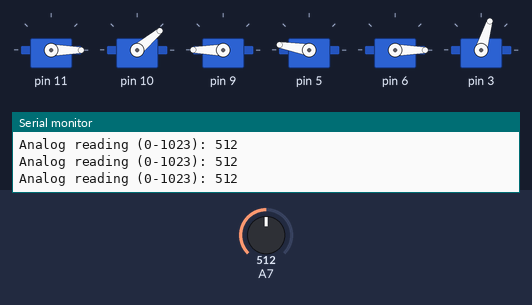
Recording of a sketch running on a simulated Arduino Nano, built with avr-gcc and run on an emulated ATmega328P. On the bench: 6 × servo, the last lines printed to the serial monitor. The test bench sets the inputs (shaded band); at power-on: A7 = 512.

Above: at 7.2 s.
7.3 s: A7 set to 482
At 7.82 s:
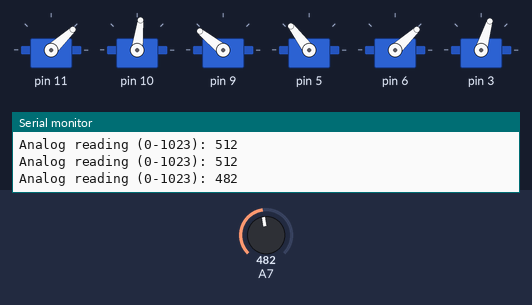
10.3 s: A7 set to 716
At 10.3 s:
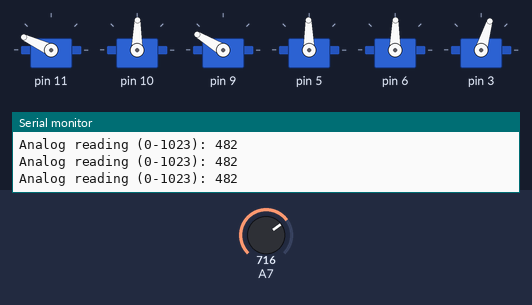
13.3 s: A7 set to 686
At 18.27 s:
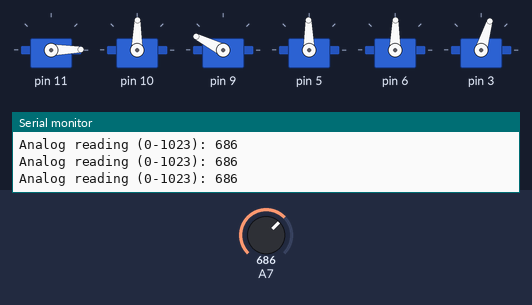
Timing chart, 0 to 27.1 s (numbered marks = the images above; inputs shaded):
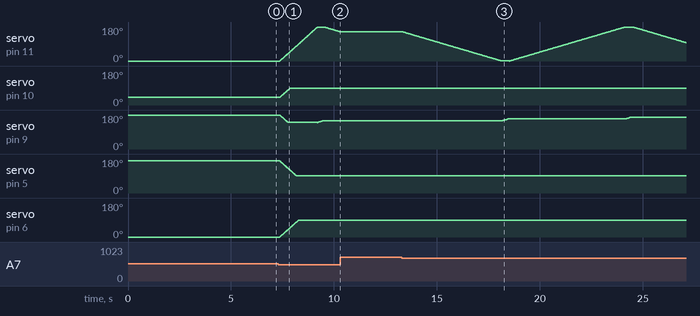

The sketch:

Heliostat_V3.ino
```cpp
#include <Braccio.h>
#include <Servo.h>

Servo base;
Servo shoulder;
Servo elbow;
Servo wrist_ver;
Servo wrist_rot;
Servo gripper;

int nd = 0; // No Delay
int nr = 90; // No Rotation
int ng = 73; // No Grip

int hr = 180; // Horizontal Rotation
int hrm = 0; // Horizontal Rotation Minimum
int hrx = 180; // Horizontal Rotation Maximum
int vr = 140; // Vertical Rotation
int vrm = 140; // Vertical Rotation Minimum
int vrx = 180; // Vertical Rotation Maximum

bool increaseHorizontalValue = true;
bool increaseVerticalValue = true;
bool moveVertically = false;
int verticalTicks = 0;

// reads the input on analog pin A0
int lightValue = 0;
int lightLevel = 0;

int savedLightLevel = 0;
int savedHr = 0;
int savedVr = 0;

int tempLightLevel = 0;
int tempHr = 0;
int tempVr = 0;

int ll0 = 0; // Light level 0
int ll1 = 100; // Light level 1
int ll2 = 200; // Light level 2
int ll3 = 300; // Light level 3
int ll4 = 400; // Light level 4
int ll5 = 500; // Light level 5
int ll6 = 600; // Light level 6
int ll7 = 700; // Light level 7
int ll8 = 800; // Light level 8
int ll9 = 900; // Light level 9
int llx = 1000; // Light level 10

void setup() {
  Serial.begin(9600);
  Braccio.begin();

  determineLightLevel();
  saveLightLevel();
}

void loop() {
  // Given inputs true/false, automate or not

  getLightValue();
  printLightValue();
  maintainLightLevel();

  //delay(1000);
}

void getLightValue(){
  // reads the input on analog pin A0
  lightValue = analogRead(A7);
}

void printLightValue(){
  // Print out the values to read in the Serial Monitor
  Serial.print("Analog reading (0-1023): ");
  Serial.println(lightValue);
}

void saveLightLevel(){
  savedLightLevel = lightLevel;
}

void saveRotation(){
  savedHr = hr;
  savedVr = vr;
}

void saveTempLightLevel(){
  tempLightLevel = lightLevel;
}

void saveTempRotation(){
  tempHr = hr;
  tempVr = vr;
}

void determineLightLevel(){

  getLightValue();
  printLightValue();

  if(lightValue - llx > 0 && lightValue - llx < 100){
    lightLevel = llx;
    Serial.println("Light Level is 10");
  }
  else if(lightValue - ll9 > 0 && lightValue - ll9 < 100){
    lightLevel = ll9;
    Serial.println("Light Level is 9");
  }
  else if(lightValue - ll8 > 0 && lightValue - ll8 < 100){
    lightLevel = ll8;
    Serial.println("Light Level is 8");
  }
  else if(lightValue - ll7 > 0 && lightValue - ll7 < 100){
    lightLevel = ll7;
    Serial.println("Light Level is 7");
  }
  else if(lightValue - ll6 > 0 && lightValue - ll6 < 100){
    lightLevel = ll6;
    Serial.println("Light Level is 6");
  }
  else if(lightValue - ll5 > 0 && lightValue - ll5 < 100){
    lightLevel = ll5;
    Serial.println("Light Level is 5");
  }
  else if(lightValue - ll4 > 0 && lightValue - ll4 < 100){
    lightLevel = ll4;
    Serial.println("Light Level is 4");
  }
  else if(lightValue - ll3 > 0 && lightValue - ll3 < 100){
    lightLevel = ll3;
    Serial.println("Light Level is 3");
  }
  else if(lightValue - ll2 > 0 && lightValue - ll2 < 100){
    lightLevel = ll2;
    Serial.println("Light Level is 2");
  }
  else if(lightValue - ll1 > 0 && lightValue - ll1 < 100){
    lightLevel = ll1;
    Serial.println("Light Level is 1");
  }
  else{
    lightLevel = ll0;
    Serial.println("Light Level is 0");
  }
}

void maintainLightLevel(){
  if(lightValue - lightLevel >= 100){
    determineLightLevel();
    saveLightLevel();
    saveRotation();
  }
  else if(lightValue - lightLevel > 0 && lightValue - lightLevel < 100){
    // Stay
  }
  else if(lightValue - lightLevel < 0)
  {
    // Find new position
    if(moveVertically == true){
      movePositionVertical();
    }
    else{
      movePositionHorizontal();
    }
    //determineLightLevel();
  }
}

void movePositionHorizontal(){

  if(increaseHorizontalValue == true && hr < hrx){
    hr += 1;
  }
  else if(increaseHorizontalValue == true && hr == hrx){
    giveVerticalTicks();
    toggleMovementDirection();
    toggleHorizontalDirection();
  }
  else if(increaseHorizontalValue == false && hr > hrm){
    hr -= 1;
  }
  else if(increaseHorizontalValue == false && hr == hrm){
    toggleHorizontalDirection();
    giveVerticalTicks();
    toggleMovementDirection();
  }

  Braccio.ServoMovement(nd, hr, nr, vr, nr, nr, ng);
}

void movePositionVertical(){

  if(verticalTicks != 0){

    if(increaseVerticalValue == true && vr < vrx){
      vr += 1;
      decreaseVerticalTicks();
    }
    else if(increaseVerticalValue == true && vr == vrx){
      toggleVerticalDirection();
      toggleMovementDirection();
    }
    else if(increaseVerticalValue == false && vr > vrm){
      vr -= 1;
      decreaseVerticalTicks();
    }
    else if(increaseVerticalValue == false && vr == vrm){
      toggleVerticalDirection();
      toggleMovementDirection();
    }

    Braccio.ServoMovement(nd, hr, nr, vr, nr, nr, ng);
  }
  else{
    toggleMovementDirection();
  }
}

void toggleMovementDirection(){
  if(moveVertically == true){
    moveVertically = false;
  }
  else{
    moveVertically = true;
  }
}

void toggleHorizontalDirection(){
  if(increaseHorizontalValue == true){
    increaseHorizontalValue = false;
  }
  else{
    increaseHorizontalValue = true;
  }
}

void toggleVerticalDirection(){
  if(increaseVerticalValue == true){
    increaseVerticalValue = false;
  }
  else{
    increaseVerticalValue = true;
  }
}

void giveVerticalTicks(){
  verticalTicks = 10;
}

void decreaseVerticalTicks(){
  verticalTicks -= 1;
}
```

Measured:
- the behaviour switches between 500 and 499 on A7 (found by bisection; images 0 and 1)
- the behaviour switches between 700 and 699 on A7 (found by bisection; images 2 and 3)
- after the input at 7.3 s, servo on pin 11: rises from 0° to 180° in 2.1 s, then falls to 155° in 0.78 s; servo on pin 10: moves from 40° to 89° over 0.50 s, starting after 0.07 s; servo on pin 5: moves from 170° to 91° over 0.80 s, starting after 0.07 s; servo on pin 6: moves from 0° to 89° over 0.91 s, starting after 0.07 s
- after the input at 10.3 s, servo on pin 11: stays 155° (without the input it goes to 154° after 0.02 s)
- after the input at 13.3 s, servo on pin 9: moves from 149° to 169° over 6.3 s, starting after 4.9 s
